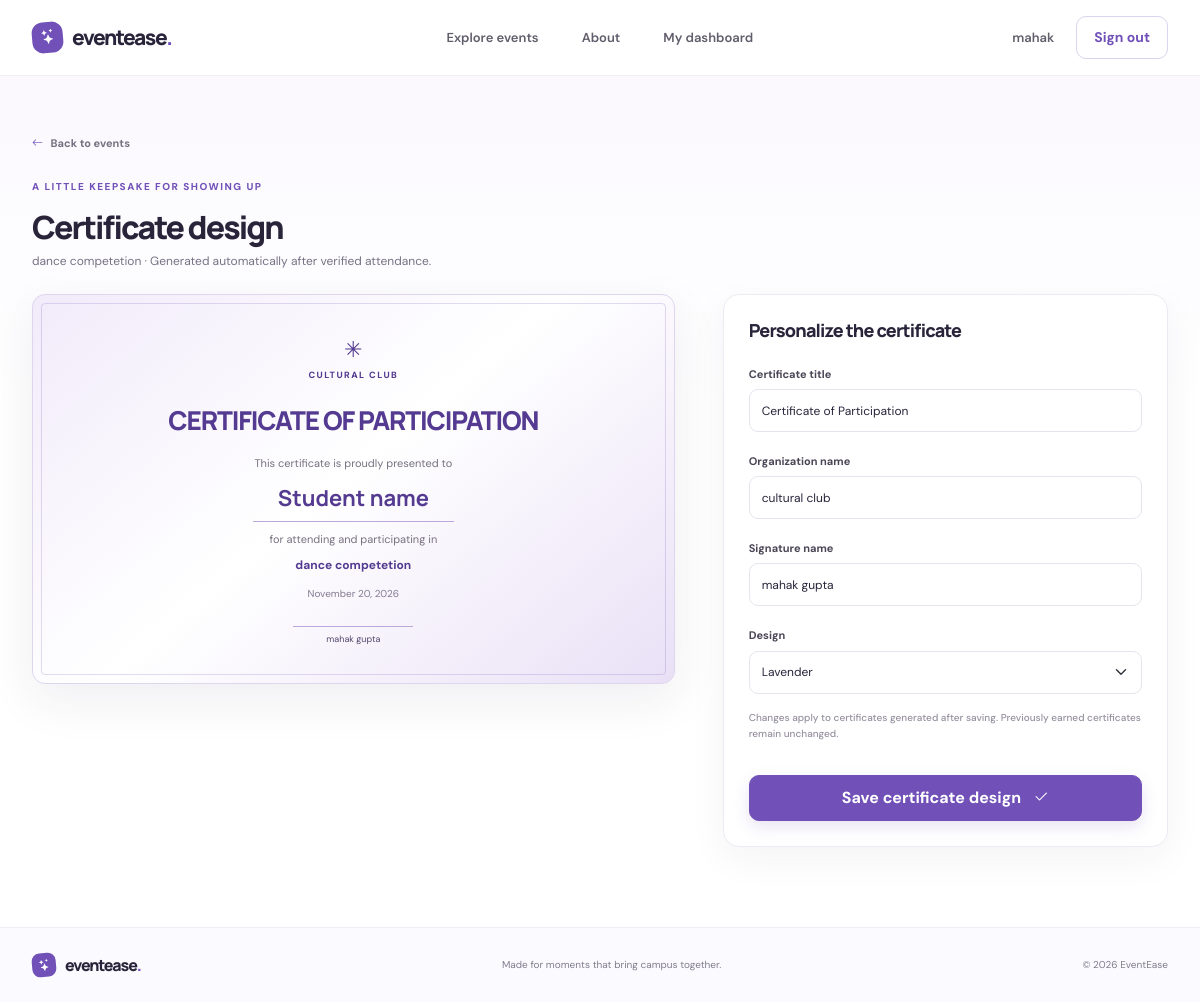
Page /admin/events/1/certificate-template (signed in) on the committed database.
### models.py (models this page shows, shortened)
class User(UserMixin, db.Model):
    __table_args__ = (
        CheckConstraint("role IN ('super_admin', 'admin', 'student')", name="ck_user_role"),
    )
    id = db.Column(db.Integer, primary_key=True)
    full_name = db.Column(db.String(120), nullable=False)
    email = db.Column(db.String(254), unique=True, nullable=False, index=True)
    password_hash = db.Column(db.String(256), nullable=False)
    role = db.Column(db.String(20), nullable=False)
    is_approved = db.Column(db.Boolean, nullable=False, default=True)
    is_active_account = db.Column(db.Boolean, nullable=False, default=True)
    employee_id = db.Column(db.String(60), unique=True)
    enrollment_number = db.Column(db.String(60), unique=True)
    department = db.Column(db.String(120))
    course_year = db.Column(db.String(80))
    created_at = db.Column(db.DateTime, nullable=False, default=utcnow)
    registrations = db.relationship("Registration", back_populates="student", cascade="all, delete-orphan")
    attendances = db.relationship("Attendance", back_populates="student", cascade="all, delete-orphan")
    certificates = db.relationship("Certificate", back_populates="student", cascade="all, delete-orphan")
    @property
    def is_active(self):
        return self.is_active_account and (self.role != "admin" or self.is_approved)

class Event(db.Model):
    __table_args__ = (CheckConstraint("capacity > 0", name="ck_event_capacity_positive"),)
    id = db.Column(db.Integer, primary_key=True)
    title = db.Column(db.String(180), nullable=False)
    description = db.Column(db.Text, nullable=False)
    venue = db.Column(db.String(180), nullable=False)
    event_date = db.Column(db.Date, nullable=False, index=True)
    start_time = db.Column(db.Time, nullable=False)
    end_time = db.Column(db.Time, nullable=False)
    registration_opens = db.Column(db.DateTime, nullable=False)
    registration_closes = db.Column(db.DateTime, nullable=False)
    category = db.Column(db.String(80), nullable=False)
    capacity = db.Column(db.Integer, nullable=False)
    poster_filename = db.Column(db.String(255))
    attendance_token = db.Column(db.String(64), unique=True, nullable=False)
    created_by_id = db.Column(db.Integer, db.ForeignKey("user.id"), nullable=False)
    registrations = db.relationship("Registration", back_populates="event", cascade="all, delete-orphan")
    organizers = db.relationship("Organizer", back_populates="event", cascade="all, delete-orphan")
    attendances = db.relationship("Attendance", back_populates="event", cascade="all, delete-orphan")
    certificate_template = db.relationship(
        "CertificateTemplate", back_populates="event", uselist=False, cascade="all, delete-orphan"
    )
    certificates = db.relationship("Certificate", back_populates="event", cascade="all, delete-orphan")

class CertificateTemplate(db.Model):
    id = db.Column(db.Integer, primary_key=True)
    event_id = db.Column(db.Integer, db.ForeignKey("event.id"), unique=True, nullable=False)
    title = db.Column(db.String(180), nullable=False, default="Certificate of Participation")
    organization_name = db.Column(db.String(180), nullable=False, default="EventEase College")
    signature_name = db.Column(db.String(120), nullable=False, default="Event Coordinator")
    design = db.Column(db.String(30), nullable=False, default="lavender")
    event = db.relationship("Event", back_populates="certificate_template")

### app.py (the view, shortened to what this page needs)
    @app.route("/admin/events/<int:event_id>/certificate-template", methods=["GET", "POST"])
    @roles_required("admin", "super_admin")
    def certificate_template(event_id):
        event = event_or_404(event_id)
        if not can_manage_event(event):
            abort(403)
        template = event.certificate_template
        return render_template("certificate_template.html", event=event, template=template)

### templates/certificate_template.html (shortened to what this page needs)
{% extends "base.html" %}
{% block content %}
<section class="dashboard-wrap"><div class="container"><a class="auth-back" href="{{ url_for('manage_events') }}"><i class="bi bi-arrow-left"></i> Back to events</a>
<div class="page-title-row mt-4"><div><div class="eyebrow">A little keepsake for showing up</div><h1>Certificate design</h1><p>{{ event.title }} · Generated automatically after verified attendance.</p></div></div>
<div class="row g-5 align-items-start"><div class="col-lg-7"><div class="certificate-large-preview {% if template and template.design == 'blue' %}certificate-blue{% endif %}"><span class="certificate-preview-star">✳</span><small>{{ template.organization_name if template else 'EventEase College' }}</small><h2>{{ template.title if template else 'Certificate of Participation' }}</h2><p>This certificate is proudly presented to</p><strong>Student name</strong><p>for attending and participating in</p><b>{{ event.title }}</b><span>{{ event.event_date.strftime('%B %d, %Y') }}</span><div class="certificate-signature"><i></i>{{ template.signature_name if template else 'Event Coordinator' }}</div></div></div>
<div class="col-lg-5"><form method="post" class="form-panel"><input type="hidden" name="csrf_token" value="{{ csrf_token() }}"><h3 class="form-panel-title">Personalize the certificate</h3><label class="form-label">Certificate title</label><input class="form-control mb-3" name="title" value="{{ request.form.get('title', template.title if template else 'Certificate of Participation') }}" maxlength="180" required><label class="form-label">Organization name</label><input class="form-control mb-3" name="organization_name" value="{{ request.form.get('organization_name', template.organization_name if template else 'EventEase College') }}" required><label class="form-label">Signature name</label><input class="form-control mb-3" name="signature_name" value="{{ request.form.get('signature_name', template.signature_name if template else 'Event Coordinator') }}" required><label class="form-label">Design</label><select class="form-select" name="design"><option value="lavender" {% if not template or template.design == 'lavender' %}selected{% endif %}>Lavender</option><option value="blue" {% if template and template.design == 'blue' %}selected{% endif %}>Campus blue</option></select><p class="form-help mt-3">Changes apply to certificates generated after saving. Previously earned certificates remain unchanged.</p><button class="btn btn-primary-purple w-100 mt-3">Save certificate design <i class="bi bi-check2 ms-2"></i></button></form></div></div></div></section>
{% endblock %}

### templates/base.html (shortened to what this page needs)
<!doctype html>
<html lang="en">
<head>
  <link href="https://cdn.jsdelivr.net/npm/bootstrap@5.3.3/dist/css/bootstrap.min.css" rel="stylesheet">
  <link href="https://cdn.jsdelivr.net/npm/bootstrap-icons@1.11.3/font/bootstrap-icons.min.css" rel="stylesheet">
  <link href="{{ url_for('static', filename='css/style.css') }}" rel="stylesheet">
</head>
<body>
<nav class="navbar navbar-expand-lg navbar-light site-nav">
  <div class="container">
    <a class="navbar-brand brand" href="{{ url_for('home') }}"><span class="brand-mark"><i class="bi bi-stars"></i></span> eventease<span class="brand-period">.</span></a>
    <div class="collapse navbar-collapse" id="mainNav">
      <ul class="navbar-nav mx-auto">
        <li class="nav-item"><a class="nav-link" href="{{ url_for('events') }}">Explore events</a></li>
        <li class="nav-item"><a class="nav-link" href="{{ url_for('about') }}">About</a></li>
        {% if current_user.is_authenticated %}
        <li class="nav-item"><a class="nav-link" href="{{ url_for('dashboard') }}">My dashboard</a></li>
        {% endif %}
      </ul>
      <div class="nav-actions">
        {% if current_user.is_authenticated %}
          <span class="nav-greeting d-none d-lg-inline">{{ current_user.full_name.split()[0] }}</span>
          <form method="post" action="{{ url_for('logout') }}" class="d-inline"><input type="hidden" name="csrf_token" value="{{ csrf_token() }}"><button class="btn btn-outline-purple btn-sm">Sign out</button></form>
        {% else %}
          <a class="nav-login" href="{{ url_for('login', role='student') }}">Log in</a>
          <a class="btn btn-primary-purple btn-sm" href="{{ url_for('get_started') }}">Get started <i class="bi bi-arrow-up-right ms-1"></i></a>
        {% endif %}
      </div>
    </div>
  </div>
</nav>
<main>
  {% block content %}{% endblock %}
</main>
<footer class="site-footer">
  <div class="container d-flex flex-wrap justify-content-between align-items-center gap-3">
    <a class="brand footer-brand" href="{{ url_for('home') }}"><span class="brand-mark"><i class="bi bi-stars"></i></span> eventease<span class="brand-period">.</span></a>
    <span>Made for moments that bring campus together.</span>
    <span>© {{ today.year }} EventEase</span>
  </div>
</footer>
</body>
</html>

### rows in the picture
User: full_name "mahak"
Event: title "dance competetion", event_date "November 20, 2026"
CertificateTemplate: organization_name "CULTURAL CLUB", title "CERTIFICATE OF PARTICIPATION", signature_name "mahak gupta", title "Certificate of Participation", organization_name "cultural club", design "Lavender"
